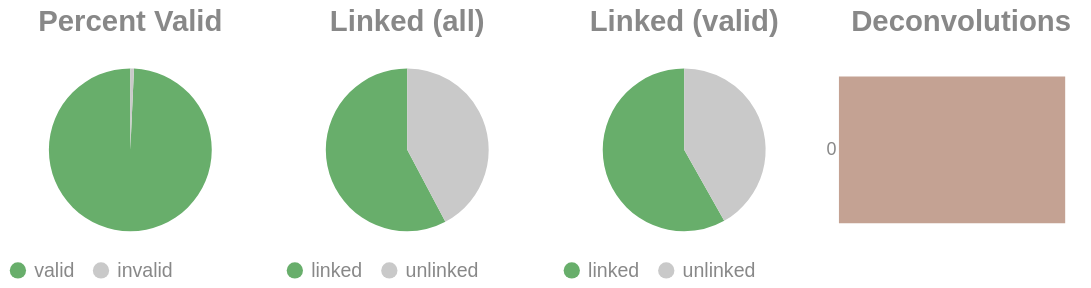

Notebook cell for this chart:
### Code cell
if SKIPLR:
    pass
else:
    clash = Counter()
    for i in valids['molecule'].to_list():
        _mol = i.split("-")
        if len(_mol) == 1:
            clash.update('0')
        else:
            clash.update(_mol[-1])

    _d = {"deconvolutions": [], 'count': []}
    for k,v in clash.items():
        _d['deconvolutions'].append(k)
        _d['count'].append(v)

    tot_valid = valids['reads'].sum()
    mask = valids['reads'] >= 2
    n_linked_reads = valids.filter(mask)['reads'].sum()
    if n_linked_reads == 0:
        print_html("No linked molecules (>=2 reads) were detected; skipping linked-only distributions.")
        SKIPLR = True
    else:
        perc_valid = round(tot_valid / n_reads, 4)
        linked_perc_abs = round(n_linked_reads / n_reads, 4)
        linked_perc = round(n_linked_reads / tot_valid, 4)

    _valid = pl.DataFrame({"valids": ['valid', 'invalid'], "count": [tot_valid, n_reads - tot_valid]})
    _linked_abs = pl.DataFrame({"linked (absolute)": ['linked', 'unlinked'], "count": [n_linked_reads, n_reads - n_linked_reads]})
    _linked_rel = pl.DataFrame({"linked (valids)": ['linked', 'unlinked'], "count": [n_linked_reads, tot_valid - n_linked_reads]})

    (
        alt.hconcat(
            piechart(_valid, goodval = 'valid', title = "Percent Valid"),
            piechart(_linked_abs, goodval = "linked", title =  "Linked (all)"),
            piechart(_linked_rel, goodval = "linked", title =  "Linked (valid)"),
            convolutionbar(pl.DataFrame(_d), title = "Deconvolutions"),
            center = True,
            bounds = 'flush'
        )
        .resolve_scale(color='independent')
        .resolve_legend('independent')
        .properties(usermeta={'embedOptions': {"actions": False}})
    ).display()

### Figure 1 — Vega-Lite specification as saved in the notebook (floating-point values rounded to 4 significant figures)
{"width": "container", "height": 400, "config": {"title": {"anchor": "start", "dy": -15, "fontSize": 18, "color": "#888888", "subtitleColor": "#888888", "subtitleFontSize": 14}, "arc": {"fill": "#0072B2"}, "axis": {"domainColor": "#888888", "domainWidth": 0.5, "gridWidth": 0.2, "grid": false, "titleFontWeight": 400, "titleFontSize": 15, "labelFontSize": 11, "labelColor": "#888888", "tickColor": "#888888", "tickWidth": 0.2, "titleColor": "#888888"}, "axisBand": {"grid": false}, "axisX": {"grid": true, "tickSize": 10, "domainCap": "round"}, "axisY": {"domain": false, "grid": true, "tickSize": 0, "domainCap": "round"}, "background": "transparent", "header": {"labelFontSize": 15, "labelColor": "#888888", "titleFontSize": 15, "titleFontWeight": 600, "titleColor": "#888888"}, "legend": {"labelFont": "sans-serif", "labelFontSize": 12, "labelColor": "#888888", "symbolSize": 100, "symbolType": "circle", "titleFontSize": 12, "titlePadding": 10, "titleColor": "#888888", "title": null}, "range": {"category": ["#E69F00", "#56B4E9", "#009E73", "#F0E442", "#0072B2", "#D55E00", "#CC79A7", "#000000"], "diverging": ["#cfe8f3", "#a2d4ec", "#73bfe2", "#46abdb", "#1696d2", "#12719e"]}, "area": {"fill": "#0072B2", "fillOpacity": 0.7, "line": true, "strokeOpacity": 0.7}, "line": {"color": "#0072B2", "stroke": "#0072B2", "strokeWidth": 2}, "trail": {"color": "#0072B2", "stroke": "#0072B2", "strokeWidth": 0, "size": 1}, "point": {"filled": true, "fillOpacity": 1.0, "size": 95}, "text": {"color": "#888888", "fontSize": 11, "align": "right", "fontWeight": 400, "size": 11}, "bar": {"fill": "#0072B2", "stroke": null}, "view": {"stroke": null, "continuousWidth": 660, "continuousHeight": 400}}, "hconcat": [{"data": {"name": "data-10a1692d7c177877e0a215f6ed4b6a6d"}, "mark": {"type": "arc"}, "encoding": {"color": {"field": "valids", "legend": {"orient": "bottom", "title": null}, "scale": {"domain": ["valid", "invalid"], "range": ["#68ae6b", "#C9C9C9"]}, "title": "Valids", "type": "nominal"}, "theta": {"field": "count", "type": "quantitative"}, "tooltip": [{"field": "valids", "title": "Valids", "type": "ordinal"}, {"field": "percent", "format": ".2%", "title": "Percent", "type": "quantitative"}, {"field": "count", "title": "Count", "type": "quantitative"}]}, "height": 100, "title": {"text": "Percent Valid", "align": "center", "anchor": "middle"}, "transform": [{"calculate": "datum.count / 5867423", "as": "percent"}], "width": 150}, {"data": {"name": "data-562e92637469a9d2e2486dece97ef9a1"}, "mark": {"type": "arc"}, "encoding": {"color": {"field": "linked (absolute)", "legend": {"orient": "bottom", "title": null}, "scale": {"domain": ["linked", "unlinked"], "range": ["#68ae6b", "#C9C9C9"]}, "title": "Linked (Absolute)", "type": "nominal"}, "theta": {"field": "count", "type": "quantitative"}, "tooltip": [{"field": "linked (absolute)", "title": "Linked (Absolute)", "type": "ordinal"}, {"field": "percent", "format": ".2%", "title": "Percent", "type": "quantitative"}, {"field": "count", "title": "Count", "type": "quantitative"}]}, "height": 100, "title": {"text": "Linked (all)", "align": "center", "anchor": "middle"}, "transform": [{"calculate": "datum.count / 5867423", "as": "percent"}], "width": 150}, {"data": {"name": "data-d5d599c3374c3d6e117354d2549abbdc"}, "mark": {"type": "arc"}, "encoding": {"color": {"field": "linked (valids)", "legend": {"orient": "bottom", "title": null}, "scale": {"domain": ["linked", "unlinked"], "range": ["#68ae6b", "#C9C9C9"]}, "title": "Linked (Valids)", "type": "nominal"}, "theta": {"field": "count", "type": "quantitative"}, "tooltip": [{"field": "linked (valids)", "title": "Linked (Valids)", "type": "ordinal"}, {"field": "percent", "format": ".2%", "title": "Percent", "type": "quantitative"}, {"field": "count", "title": "Count", "type": "quantitative"}]}, "height": 100, "title": {"text": "Linked (valid)", "align": "center", "anchor": "middle"}, "transform": [{"calculate": "datum.count / 5825130", "as": "percent"}], "width": 150}, {"data": {"name": "data-662e31727bd9d703fa5f328d546c491d"}, "mark": {"type": "bar"}, "encoding": {"color": {"field": "deconvolutions", "legend": null, "scale": {"scheme": "lightgreyred"}, "type": "nominal"}, "tooltip": [{"field": "deconvolutions", "title": "Deconvolutions", "type": "ordinal"}, {"field": "percent", "format": ".2%", "title": "Percent", "type": "quantitative"}, {"field": "count", "title": "Count", "type": "quantitative"}], "x": {"axis": null, "field": "count", "type": "quantitative"}, "y": {"field": "deconvolutions", "sort": "ascending", "title": null, "type": "nominal"}}, "height": 100, "title": {"text": "Deconvolutions", "align": "center", "anchor": "middle"}, "transform": [{"calculate": "datum.count / 3240736", "as": "percent"}], "width": 150}], "bounds": "flush", "center": true, "resolve": {"legend": {"angle": "independent"}, "scale": {"color": "independent"}}, "usermeta": {"embedOptions": {"actions": false}}, "$schema": "https://vega.github.io/schema/vega-lite/v6.1.0.json", "datasets": {"data-10a1692d7c177877e0a215f6ed4b6a6d": [{"valids": "valid", "count": 5825130}, {"valids": "invalid", "count": 42293}], "data-562e92637469a9d2e2486dece97ef9a1": [{"linked (absolute)": "linked", "count": 3388921}, {"linked (absolute)": "unlinked", "count": 2478502}], "data-d5d599c3374c3d6e117354d2549abbdc": [{"linked (valids)": "linked", "count": 3388921}, {"linked (valids)": "unlinked", "count": 2436209}], "data-662e31727bd9d703fa5f328d546c491d": [{"deconvolutions": "0", "count": 3240736}]}}
